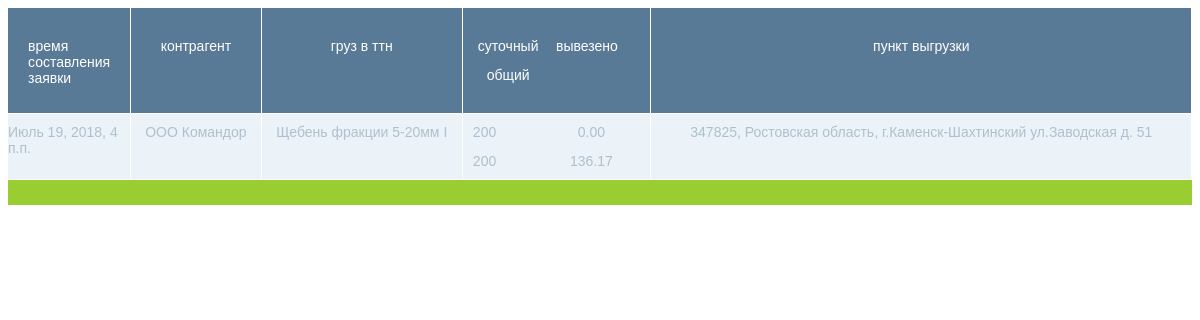
The page /list_hide_tasks (signed in) on the database as committed earlier.
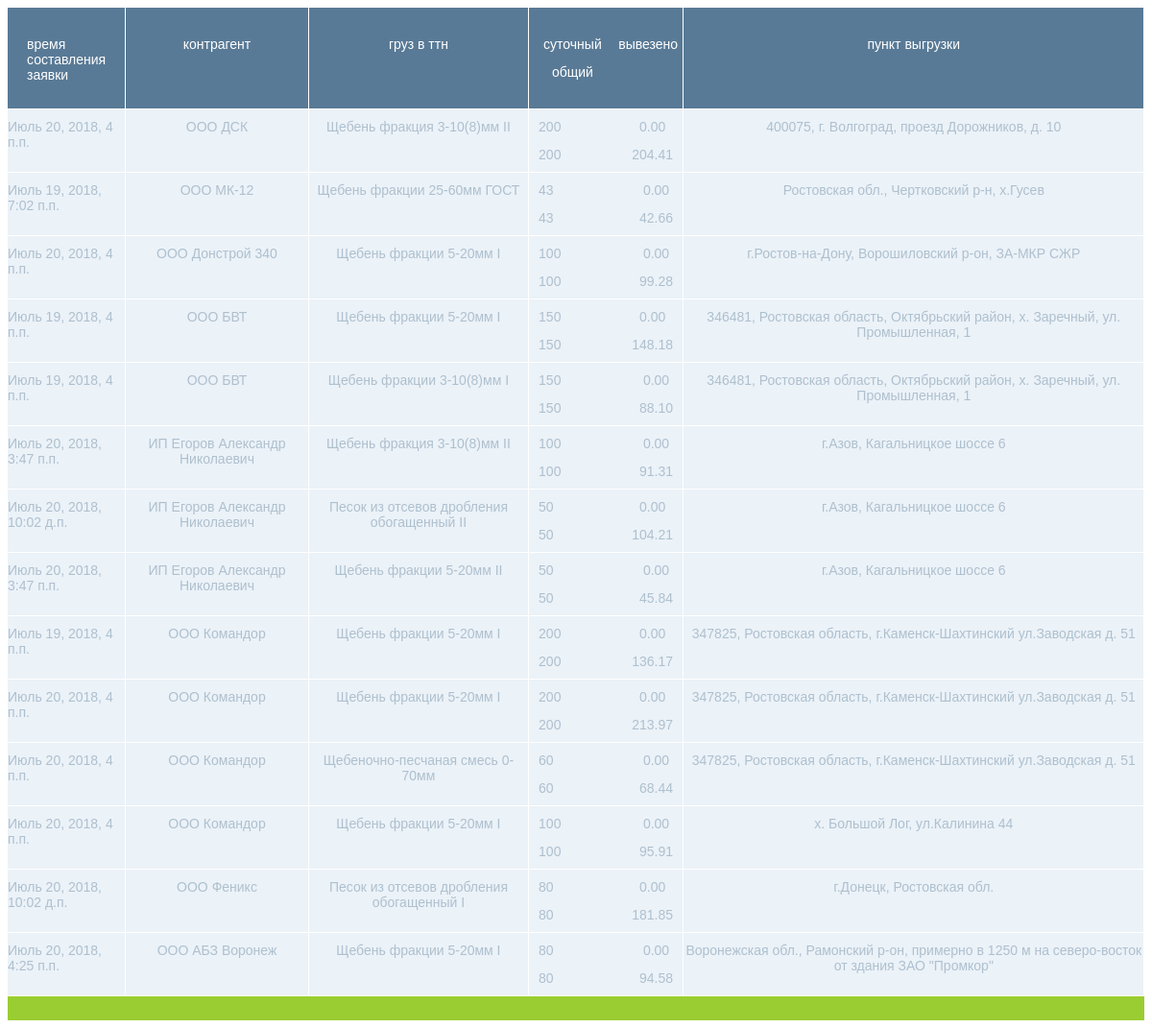
The same page on the database as committed later.
### naryad/models.py (models this page shows, shortened)
class Task(models.Model):
    date = models.DateTimeField(verbose_name='дата формирования задания')
    contractor = models.ForeignKey('Contractor', on_delete=models.CASCADE, verbose_name='контрагент')
    consignee = models.ForeignKey('Consignee', on_delete=models.CASCADE, verbose_name='грузополучатель')
    employer = models.ForeignKey('Employer', on_delete=models.CASCADE, verbose_name='заказчик')
    consignor = models.ForeignKey('Consignor', on_delete=models.CASCADE, verbose_name='грузоотправитель')
    destination = models.ForeignKey('Destination', on_delete=models.CASCADE, verbose_name='пункт назначения')
    place = models.ForeignKey('Place', on_delete=models.SET_NULL, null=True, blank=True, verbose_name='место погрузки')
    total_plan = models.SmallIntegerField(verbose_name='общий объем', null=True)
    daily_plan = models.SmallIntegerField(verbose_name='суточный объем', null=True)
    TASK_STATUS = (
        ('1', 'черновик'),
        ('2', 'к выполнению'),
        ('3', 'выполнено'),
    )
    shipped = models.DecimalField(max_digits=7, decimal_places=2, verbose_name='отгружено по заданию', default=0)
    daily_shipped = models.DecimalField(max_digits=7, decimal_places=2, verbose_name='отгружено по заданию за утки', default=0)
    price = models.SmallIntegerField(verbose_name='цена', null=True)
    status = models.CharField(max_length=1, choices=TASK_STATUS, default=1, help_text='статус задания')
    author = models.ForeignKey('auth.User', on_delete=models.CASCADE, null=True)
    rubble = models.ForeignKey('Rubble', on_delete=models.CASCADE, verbose_name='выписываемый материал')
    hours = models.CharField(max_length=20, verbose_name='Часы приема', null=True)
    comments = models.CharField(max_length=200, verbose_name='Комментарий', null=True, blank=True)
    cars_on_loading = models.SmallIntegerField(default=0, verbose_name='машины в заводе')
    contact = models.CharField(max_length=200, verbose_name='Контакт', null=True, blank=True)
    cargo_type = models.ForeignKey('RubbleRoot', on_delete=models.SET_NULL, null=True, blank=True, verbose_name='фактический груз')
    cargo_quality = models.ForeignKey('RubbleQuality', on_delete=models.SET_NULL, null=True, blank=True, verbose_name="качество груза")
    to_finish_total_plan = models.DecimalField(max_digits=7, decimal_places=2, verbose_name='остаток до полного выполнения', default=0)
    to_finish_daily_plan = models.DecimalField(max_digits=7, decimal_places=2,
                                               verbose_name='остаток до суточного выполнения', default=0)

class Organization(models.Model):
    name = models.CharField(max_length=100, verbose_name='название', null=True, blank=True)
    wesy_id = models.SmallIntegerField()
    def __str__(self):
        return str(self.name)
    class Meta:
        abstract = True

class Contractor(Organization):
    pass

class Rubble(models.Model):
    name = models.CharField(max_length=100, verbose_name='наименование груза', null=True, blank=True)
    wesy_id = models.SmallIntegerField()
    visible = models.CharField(max_length=1, verbose_name='наименование груза', default=1)
    def __str__(self):
        return str(self.name)

class Destination(models.Model):
    name = models.CharField(max_length=200, verbose_name='пункт разгрузки', null=True, blank=True, unique=True)
    wesy_id = models.SmallIntegerField()
    def __str__(self):
        return str(self.name)

### naryad/views.py (the view)
# urls.py: path('list_hide_tasks', views.show_hide_tasks, name='show_hide_tasks'),
@login_required
def show_hide_tasks(request):
    if request.method == 'GET':
        tasks = Task.objects.filter(status__in=['1', '3']).order_by('status', 'contractor')
        dostavka = tasks.filter(employer=Employer.objects.get(name='ООО Машпром'))
        samovyvoz = tasks.exclude(employer=Employer.objects.get(name='ООО Машпром'))
        return render(request, 'naryad/list_hide_tasks.html', {'dostavka': dostavka, 'samovyvoz': samovyvoz})

### templates/naryad/list_hide_tasks.html (shortened to what this page needs)
{% extends "base_generic.html" %}
{% block content %}
        <div class="table">
            <a class="h_table" href="#">
                <div>время составления заявки</div>
                <div>контрагент</div>
                <div>груз в ттн</div>
                <div class="weights">
                    <div>
                            <div class="plan">
                                <div>суточный</div>
                                <div>общий</div>
                            </div>
                            <div class="otgruz">
                                <div>вывезено</div>
                            </div>
                    </div>
                </div>
                <div>пункт выгрузки</div>
            </a>
            {% for task in dostavka %}
            <a href="#" {% if task.status == '3' %} class="done" {% elif task.status == '3' %} class="not_redy" {% endif %} onclick=showModal("{{ task.id }}")>
                <div>{{ task.date }}</div>
                <div>{{ task.contractor }}</div>
                <div>{{ task.rubble }}</div>
                <div {% if task.status == '2' %}
                          {% if task.to_finish_total_plan < 10 %}
                                class="weights alert_5"
                          {% elif task.to_finish_total_plan < 20 %}
                                class="weights alert_4"
                          {% elif task.to_finish_total_plan < 30 %}
                                class="weights alert_3"
                          {% elif task.to_finish_total_plan < 40 %}
                                class="weights alert_2"
                          {% elif task.to_finish_total_plan < 50 %}
                                class="weights alert_1"
                          {% else %} class="weights" {% endif %}
                      {% else %} class="weights" {% endif %}>
                    <div>
                            <div class="plan">
                                <div >
                                     {{ task.daily_plan }}</div>
                                <div>{{ task.total_plan }}</div>
                            </div>
                            <div class="otgruz">
                                <div>{{ task.daily_shipped}}</div>
                                <div>{{ task.shipped }}{% if task.cars_on_loading %}({{ task.cars_on_loading }}){% endif %}</div>
                            </div>
                    </div>
                </div>
                <div>{{ task.destination }}</div>
            </a>
            {% endfor %}
            <a>
                {% for _ in '123456' %}
             <div id="hr" style="border: none; height: 25px; background-color: yellowgreen; text-align: center; font-size: large;"></div>
                {% endfor %}
            </a>
{% endblock %}

Rows that differ between the two databases and show on the page:
added Task: date "Июль 20, 2018, 4 п.п.", contractor "ООО ДСК", rubble "Щебень фракция 3-10(8)мм II", daily_plan "200", total_plan "200", daily_shipped "0.00", shipped "204.41", destination "400075, г. Волгоград, проезд Дорожников, д. 10"
now on this page (row edited): Task: date "Июль 19, 2018, 7:02 п.п.", contractor "ООО МК-12", rubble "Щебень фракции 25-60мм ГОСТ", daily_plan "43", total_plan "43", daily_shipped "0.00", shipped "42.66", destination "Ростовская обл., Чертковский р-н, х.Гусев"
now on this page (row edited): Task: date "Июль 20, 2018, 4 п.п.", contractor "ООО Донстрой 340", rubble "Щебень фракции 5-20мм I", daily_plan "100", total_plan "100", daily_shipped "0.00", shipped "99.28", destination "г.Ростов-на-Дону, Ворошиловский р-он, ЗА-МКР СЖР"
now on this page (row edited): Task: date "Июль 19, 2018, 4 п.п.", contractor "ООО БВТ", rubble "Щебень фракции 5-20мм I", daily_plan "150", total_plan "150", daily_shipped "0.00", shipped "148.18", destination "346481, Ростовская область, Октябрьский район, х. Заречный, ул. Промышленная, 1"
now on this page (row edited): Task: date "Июль 19, 2018, 4 п.п.", contractor "ООО БВТ", rubble "Щебень фракции 3-10(8)мм I", daily_plan "150", total_plan "150", daily_shipped "0.00", shipped "88.10", destination "346481, Ростовская область, Октябрьский район, х. Заречный, ул. Промышленная, 1"
now on this page (row edited): Task: date "Июль 20, 2018, 3:47 п.п.", contractor "ИП Егоров Александр Николаевич", rubble "Щебень фракция 3-10(8)мм II", daily_plan "100", total_plan "100", daily_shipped "0.00", shipped "91.31", destination "г.Азов, Кагальницкое шоссе 6"
now on this page (row edited): Task: date "Июль 20, 2018, 10:02 д.п.", contractor "ИП Егоров Александр Николаевич", rubble "Песок из отсевов дробления обогащенный II", daily_plan "50", total_plan "50", daily_shipped "0.00", shipped "104.21", destination "г.Азов, Кагальницкое шоссе 6"
added Task: date "Июль 20, 2018, 3:47 п.п.", contractor "ИП Егоров Александр Николаевич", rubble "Щебень фракции 5-20мм II", daily_plan "50", total_plan "50", daily_shipped "0.00", shipped "45.84", destination "г.Азов, Кагальницкое шоссе 6"
now on this page (row edited): Task: date "Июль 20, 2018, 4 п.п.", contractor "ООО Командор", rubble "Щебень фракции 5-20мм I", daily_plan "200", total_plan "200", daily_shipped "0.00", shipped "213.97", destination "347825, Ростовская область, г.Каменск-Шахтинский ул.Заводская д. 51"
added Task: date "Июль 20, 2018, 4 п.п.", contractor "ООО Командор", rubble "Щебеночно-песчаная смесь 0-70мм", daily_plan "60", total_plan "60", daily_shipped "0.00", shipped "68.44", destination "347825, Ростовская область, г.Каменск-Шахтинский ул.Заводская д. 51"
added Task: date "Июль 20, 2018, 4 п.п.", contractor "ООО Командор", rubble "Щебень фракции 5-20мм I", daily_plan "100", total_plan "100", daily_shipped "0.00", shipped "95.91", destination "х. Большой Лог, ул.Калинина 44"
now on this page (row edited): Task: date "Июль 20, 2018, 10:02 д.п.", contractor "ООО Феникс", rubble "Песок из отсевов дробления обогащенный I", daily_plan "80", total_plan "80", daily_shipped "0.00", shipped "181.85", destination "г.Донецк, Ростовская обл."
now on this page (row edited): Task: date "Июль 20, 2018, 4:25 п.п.", contractor "ООО АБЗ Воронеж", rubble "Щебень фракции 5-20мм I", daily_plan "80", total_plan "80", daily_shipped "0.00", shipped "94.58", destination "Воронежская обл., Рамонский р-он, примерно в 1250 м на северо-восток от здания ЗАО \"Промкор\""
